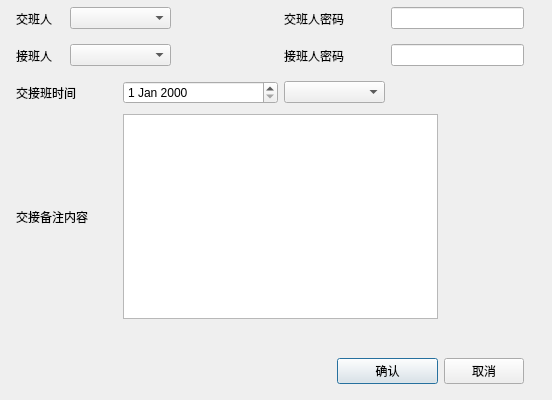
<?xml version="1.0" encoding="UTF-8"?>
<ui version="4.0">
 <class>Confirm</class>
 <widget class="QDialog" name="Confirm">
  <property name="geometry">
   <rect>
    <x>0</x>
    <y>0</y>
    <width>552</width>
    <height>400</height>
   </rect>
  </property>
  <property name="windowTitle">
   <string>确认交接班</string>
  </property>
  <property name="windowIcon">
   <iconset resource="ihandover.qrc">
    <normaloff>:/images/confirm.png</normaloff>:/images/confirm.png</iconset>
  </property>
  <widget class="QWidget" name="layoutWidget">
   <property name="geometry">
    <rect>
     <x>16</x>
     <y>3</y>
     <width>508</width>
     <height>384</height>
    </rect>
   </property>
   <layout class="QGridLayout" name="gridLayout">
    <item row="0" column="0">
     <widget class="QLabel" name="signoutperson">
      <property name="text">
       <string>交班人</string>
      </property>
     </widget>
    </item>
    <item row="0" column="1" colspan="2">
     <widget class="QComboBox" name="signoutname"/>
    </item>
    <item row="0" column="3" colspan="2">
     <spacer name="spacer_3">
      <property name="orientation">
       <enum>Qt::Horizontal</enum>
      </property>
      <property name="sizeHint" stdset="0">
       <size>
        <width>68</width>
        <height>31</height>
       </size>
      </property>
     </spacer>
    </item>
    <item row="0" column="5" colspan="2">
     <widget class="QLabel" name="signoutperson_2">
      <property name="text">
       <string>交班人密码</string>
      </property>
     </widget>
    </item>
    <item row="0" column="7" colspan="2">
     <widget class="QLineEdit" name="lineEdit"/>
    </item>
    <item row="1" column="0">
     <widget class="QLabel" name="signinperson">
      <property name="text">
       <string>接班人</string>
      </property>
     </widget>
    </item>
    <item row="1" column="1" colspan="2">
     <widget class="QComboBox" name="signinname"/>
    </item>
    <item row="1" column="3" colspan="2">
     <spacer name="spacer_4">
      <property name="orientation">
       <enum>Qt::Horizontal</enum>
      </property>
      <property name="sizeHint" stdset="0">
       <size>
        <width>68</width>
        <height>31</height>
       </size>
      </property>
     </spacer>
    </item>
    <item row="1" column="5" colspan="2">
     <widget class="QLabel" name="signinperson_2">
      <property name="text">
       <string>接班人密码</string>
      </property>
     </widget>
    </item>
    <item row="1" column="7" colspan="2">
     <widget class="QLineEdit" name="lineEdit_2"/>
    </item>
    <item row="2" column="0" colspan="2">
     <widget class="QLabel" name="signinandoutTime">
      <property name="text">
       <string>交接班时间</string>
      </property>
     </widget>
    </item>
    <item row="2" column="2" colspan="3">
     <widget class="QDateEdit" name="signinandoutTime_QDateEdit"/>
    </item>
    <item row="2" column="5" colspan="2">
     <widget class="QComboBox" name="signinandout_shift"/>
    </item>
    <item row="2" column="7" colspan="2">
     <spacer name="spacer_2">
      <property name="orientation">
       <enum>Qt::Horizontal</enum>
      </property>
      <property name="sizeHint" stdset="0">
       <size>
        <width>98</width>
        <height>31</height>
       </size>
      </property>
     </spacer>
    </item>
    <item row="3" column="0" colspan="2">
     <widget class="QLabel" name="signinandoutNote">
      <property name="text">
       <string>交接备注内容</string>
      </property>
     </widget>
    </item>
    <item row="3" column="2" colspan="6">
     <widget class="QTextEdit" name="signinandoutNote_QTextEdit"/>
    </item>
    <item row="4" column="4" colspan="5">
     <spacer name="spacer">
      <property name="orientation">
       <enum>Qt::Horizontal</enum>
      </property>
      <property name="sizeHint" stdset="0">
       <size>
        <width>281</width>
        <height>31</height>
       </size>
      </property>
     </spacer>
    </item>
    <item row="5" column="0" colspan="6">
     <spacer>
      <property name="orientation">
       <enum>Qt::Horizontal</enum>
      </property>
      <property name="sizeHint" stdset="0">
       <size>
        <width>281</width>
        <height>31</height>
       </size>
      </property>
     </spacer>
    </item>
    <item row="5" column="6" colspan="2">
     <widget class="QPushButton" name="okButton">
      <property name="text">
       <string>确认</string>
      </property>
     </widget>
    </item>
    <item row="5" column="8">
     <widget class="QPushButton" name="cancelButton">
      <property name="text">
       <string>取消</string>
      </property>
     </widget>
    </item>
   </layout>
  </widget>
 </widget>
 <resources>
  <include location="ihandover.qrc"/>
 </resources>
 <connections>
  <connection>
   <sender>okButton</sender>
   <signal>clicked()</signal>
   <receiver>Confirm</receiver>
   <slot>accept()</slot>
   <hints>
    <hint type="sourcelabel">
     <x>278</x>
     <y>253</y>
    </hint>
    <hint type="destinationlabel">
     <x>96</x>
     <y>254</y>
    </hint>
   </hints>
  </connection>
  <connection>
   <sender>cancelButton</sender>
   <signal>clicked()</signal>
   <receiver>Confirm</receiver>
   <slot>reject()</slot>
   <hints>
    <hint type="sourcelabel">
     <x>369</x>
     <y>253</y>
    </hint>
    <hint type="destinationlabel">
     <x>179</x>
     <y>282</y>
    </hint>
   </hints>
  </connection>
 </connections>
</ui>
